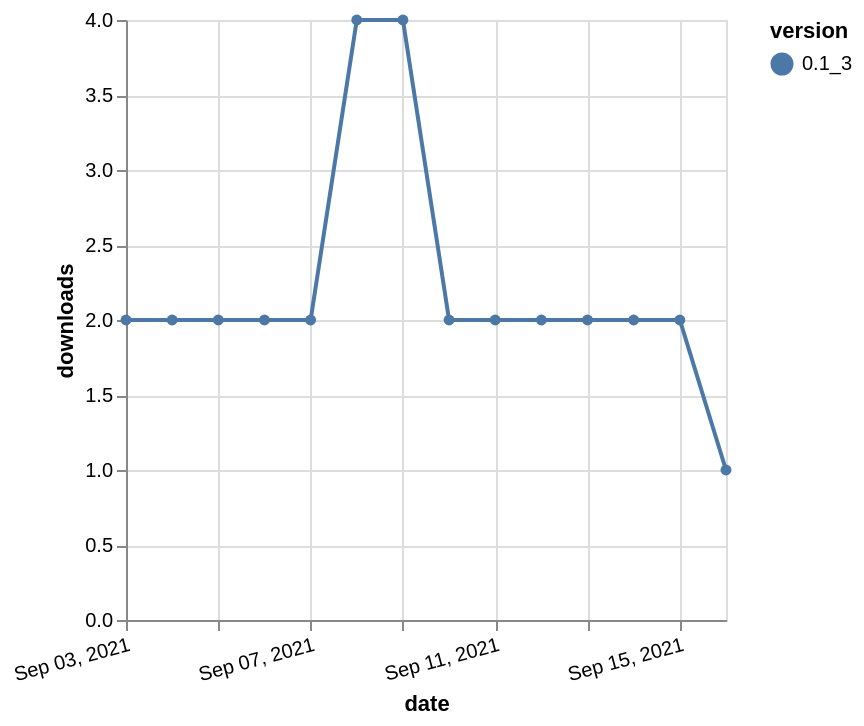

Specify this chart in Vega-Lite:
### Vega-Lite specification from a JSON file in a GitHub repository (floating-point values rounded to 4 significant figures)
{"$schema": "https://vega.github.io/schema/vega-lite/v5.json", "description": "A simple bar chart with embedded data.", "data": {"values": [{"date": "2021-09-03", "total": 3168, "delta": 2, "version": "0.1_3"}, {"date": "2021-09-04", "total": 3170, "delta": 2, "version": "0.1_3"}, {"date": "2021-09-05", "total": 3172, "delta": 2, "version": "0.1_3"}, {"date": "2021-09-06", "total": 3174, "delta": 2, "version": "0.1_3"}, {"date": "2021-09-07", "total": 3176, "delta": 2, "version": "0.1_3"}, {"date": "2021-09-08", "total": 3180, "delta": 4, "version": "0.1_3"}, {"date": "2021-09-09", "total": 3184, "delta": 4, "version": "0.1_3"}, {"date": "2021-09-10", "total": 3186, "delta": 2, "version": "0.1_3"}, {"date": "2021-09-11", "total": 3188, "delta": 2, "version": "0.1_3"}, {"date": "2021-09-12", "total": 3190, "delta": 2, "version": "0.1_3"}, {"date": "2021-09-13", "total": 3192, "delta": 2, "version": "0.1_3"}, {"date": "2021-09-14", "total": 3194, "delta": 2, "version": "0.1_3"}, {"date": "2021-09-15", "total": 3196, "delta": 2, "version": "0.1_3"}, {"date": "2021-09-16", "total": 3197, "delta": 1, "version": "0.1_3"}]}, "width": "container", "mark": {"type": "line", "point": {"filled": true}}, "encoding": {"x": {"field": "date", "type": "temporal", "timeUnit": "yearmonthdate", "title": "date", "axis": {"labelAngle": -15}}, "y": {"field": "delta", "type": "quantitative", "title": "downloads"}, "color": {"field": "version", "type": "nominal"}, "tooltip": {"field": "delta"}}}
